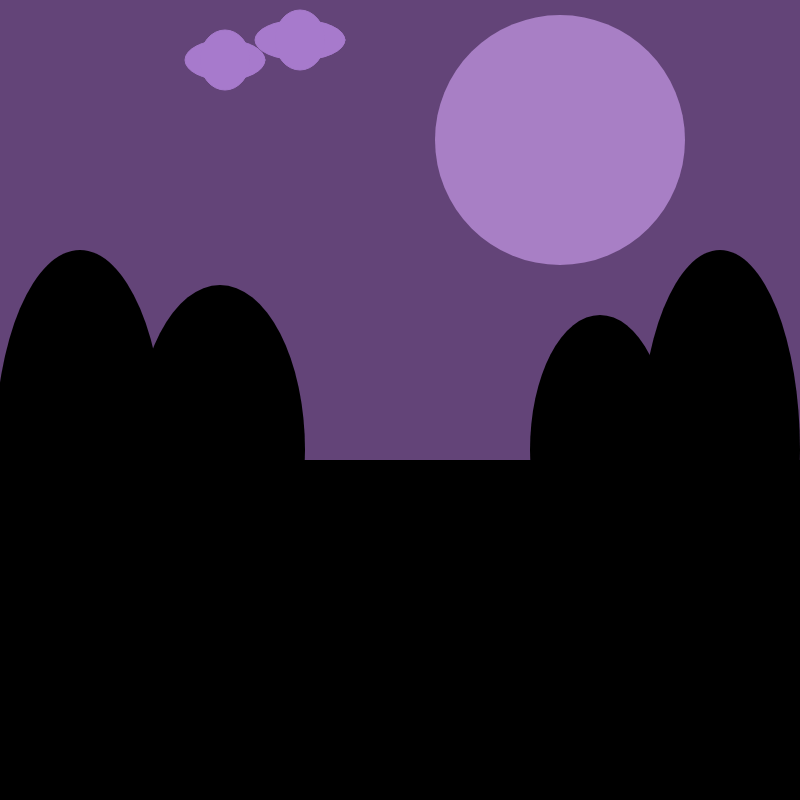
Frame 1 (no input)
Frame 60 (no input): identical to frame 1, image omitted
Frame 120 (the mouse pressed at the canvas centre since frame 60): identical to frame 1, image omitted

The p5.js sketch that drew this single still picture (run headless with seeded random() and noise() and a simulated clock; from frame 60 on, the mouse is pressed at the canvas centre):

// p5.js sketch
// ── sketch.js
// Revision Landscape

function setup() {
  createCanvas(800, 800);
} // end setup

function draw() {
  background(99, 68, 120 );

  push()
//The grass
  noStroke();
  fill(0);
  rect(0, 460, 800, 400);

//Big Mountain
  fill(0,0,0);
  ellipse(80, 450, 170, 400);
  ellipse(220, 450, 170, 330);
  ellipse(600, 450, 140, 270);
  ellipse(720, 450, 160, 400);

//The moon
  fill(168, 127, 197);
  circle(560, 140, 250);


  // cloud
  fill(167, 122, 204);
  stroke(167, 122, 204)
  ellipse(225,60,80,40)
  ellipse(225,60,50,60)
  ellipse(300,40,90,40)
  ellipse(300,40,50,60)
  pop()
  
  }
  
